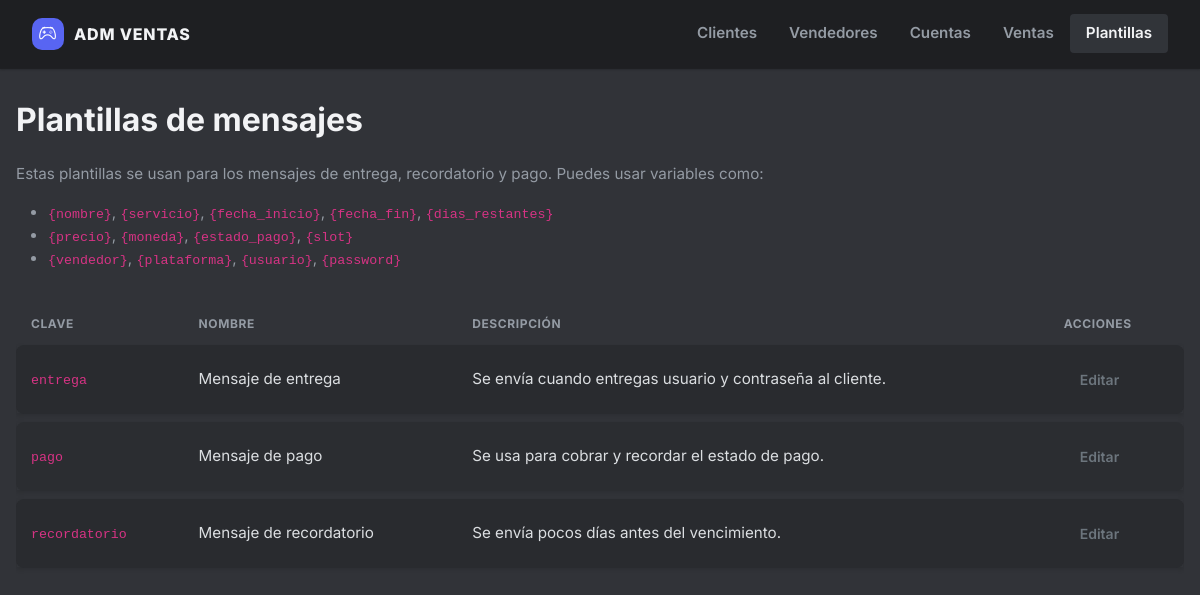
Page /plantillas on the committed database.
### app.py (models this page shows)
class MessageTemplate(db.Model):
    id = db.Column(db.Integer, primary_key=True)
    key = db.Column(db.String(50), unique=True, nullable=False)  # 'entrega', 'recordatorio', 'pago'
    name = db.Column(db.String(120), nullable=False)
    content = db.Column(db.Text, nullable=False)
    description = db.Column(db.Text)

### app.py (the view, shortened to what this page needs)
@app.route('/plantillas')
def plantillas():
    templates = MessageTemplate.query.order_by(MessageTemplate.key.asc()).all()
    return render_template('plantillas.html', templates=templates)

### templates/plantillas.html
{% extends "base.html" %}
{% block content %}
<div class="d-flex justify-content-between align-items-center mb-3">
  <h2>Plantillas de mensajes</h2>
</div>
<p class="text-muted">
  Estas plantillas se usan para los mensajes de entrega, recordatorio y pago.
  Puedes usar variables como:
</p>
<ul class="text-muted">
  <li><code>{nombre}</code>, <code>{servicio}</code>, <code>{fecha_inicio}</code>, <code>{fecha_fin}</code>, <code>{dias_restantes}</code></li>
  <li><code>{precio}</code>, <code>{moneda}</code>, <code>{estado_pago}</code>, <code>{slot}</code></li>
  <li><code>{vendedor}</code>, <code>{plataforma}</code>, <code>{usuario}</code>, <code>{password}</code></li>
</ul>
<div class="table-responsive">
  <table class="table table-sm table-striped align-middle">
    <thead>
      <tr>
        <th>Clave</th>
        <th>Nombre</th>
        <th>Descripción</th>
        <th>Acciones</th>
      </tr>
    </thead>
    <tbody>
      {% for t in templates %}
        <tr>
          <td><code>{{ t.key }}</code></td>
          <td>{{ t.name }}</td>
          <td>{{ t.description or '' }}</td>
          <td>
            <a href="{{ url_for('editar_plantilla', key=t.key) }}"
               class="btn btn-sm btn-outline-secondary">Editar</a>
          </td>
        </tr>
      {% endfor %}
    </tbody>
  </table>
</div>
{% endblock %}

### templates/base.html (style rules this page uses)
:root { --d-bg-tertiary: #1e1f22; --d-bg-secondary: #2b2d31; --d-bg-primary: #313338; --d-bg-hover: #373a40; --d-blurple: #5865F2; --d-blurple-hover: #4752c4; --d-green: #23a559; --d-red: #da373c; --d-yellow: #f0b232; --d-text-header: #f2f3f5; --d-text-normal: #dbdee1; --d-text-muted: #949ba4; }
body { background-color: var(--d-bg-primary); color: var(--d-text-normal); font-family: 'Inter', system-ui, -apple-system, sans-serif; font-size: 0.95rem; }
h1, h2, h3, h4, h5, h6, .h1, .h2, .h3, .h4, .h5, .h6, .display-4, .display-5 { color: var(--d-text-header) !important; font-weight: 700; }
.text-muted, .text-secondary, label, .form-label, small { color: var(--d-text-muted) !important; }
table.table { border-collapse: separate !important; border-spacing: 0 8px !important; margin-top: 1rem; --bs-table-bg: transparent; }
table.table tbody tr { background-color: var(--d-bg-secondary) !important; box-shadow: 0 2px 4px rgba(0, 0, 0, 0.1); transition: transform 0.2s ease, background-color 0.2s; }
table.table tbody td { border: none !important; padding: 16px 15px !important; vertical-align: middle; color: var(--d-text-normal); }
table.table tbody tr td:first-child { border-top-left-radius: 8px; border-bottom-left-radius: 8px; border-left: 4px solid var(--d-blurple); }
table.table tbody tr td:last-child { border-top-right-radius: 8px; border-bottom-right-radius: 8px; }
table.table thead th { border-bottom: none !important; color: var(--d-text-muted); font-size: 0.75rem; text-transform: uppercase; font-weight: 700; letter-spacing: 0.05em; padding-left: 15px; }
.btn { border-radius: 4px; font-weight: 600; padding: 0.5rem 1rem; border:none; }

### rows in the picture
MessageTemplate: key "entrega", name "Mensaje de entrega", description "Se envía cuando entregas usuario y contraseña al cliente."
MessageTemplate: key "pago", name "Mensaje de pago", description "Se usa para cobrar y recordar el estado de pago."
MessageTemplate: key "recordatorio", name "Mensaje de recordatorio", description "Se envía pocos días antes del vencimiento."
